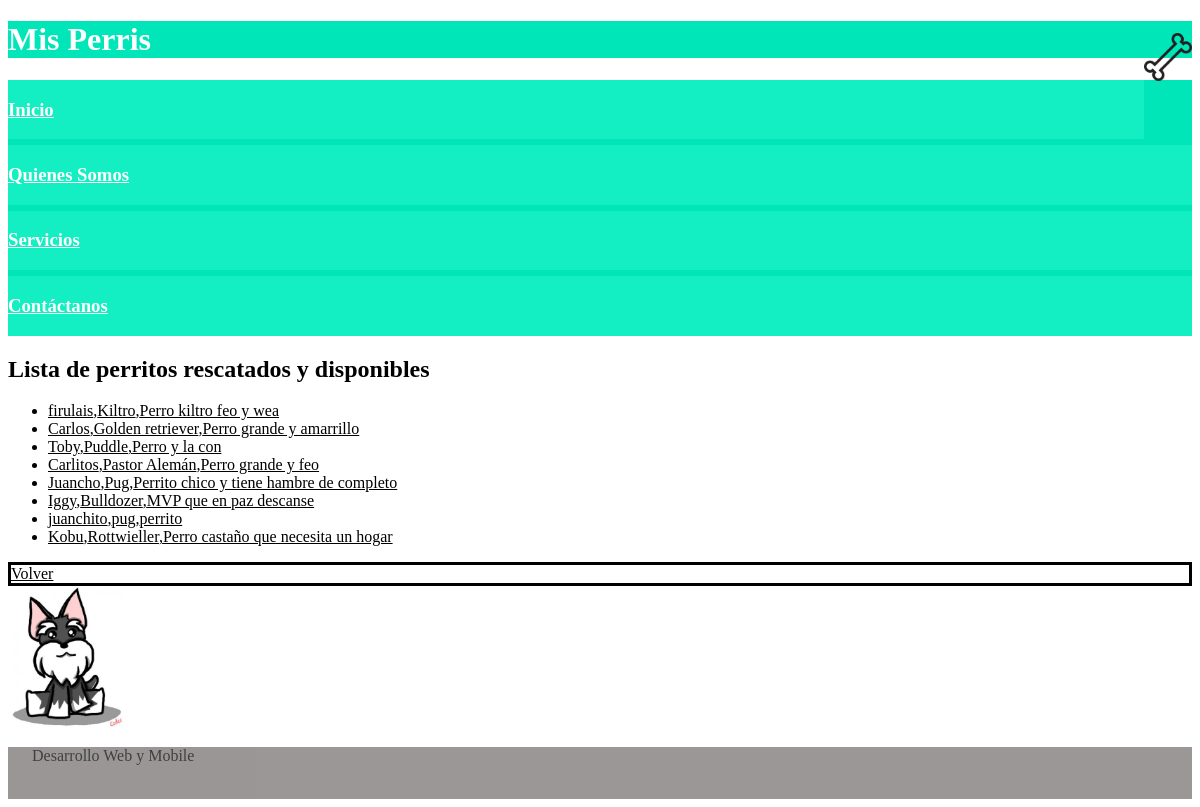
The app's page /perris/inicio/listadoRescatados, older data.
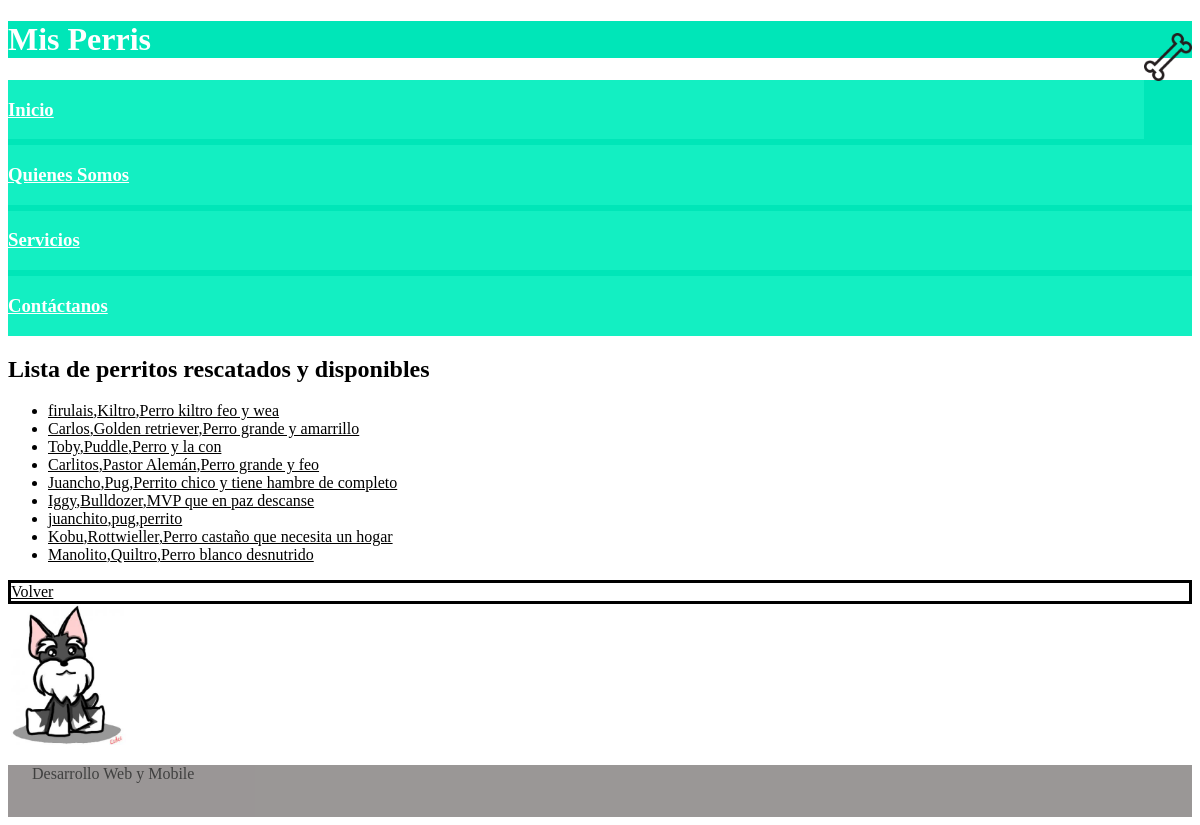
The same page, newer data.
### perris/models.py (models this page shows, shortened)
class Perro(models.Model):
	nombre = models.CharField(max_length=30)
	raza = models.CharField(max_length=30)
	descripcion = models.CharField(max_length=60)
	ESTADOS=(('R','Rescatado'),('D','Disponible'),('A','Adoptado'))
	estado = models.CharField(max_length=1, choices=ESTADOS,default='R')

### perris/views.py (the view)
# urls.py: path('inicio/listadoRescatados', views.cargarRescatados, name='cargarRescatados'),
def cargarRescatados(request):
    rescatadosRecuperados = Perro.objects.exclude(estado='A')
    template = loader.get_template('perris/cargarRescatados.html')
    context = {
        'perros': rescatadosRecuperados,
    }
    return HttpResponse(template.render(context, request))

### perris/templates/perris/cargarRescatados.html (shortened to what this page needs)
{% load static %}
<!DOCTYPE html>
<html lang="es">
<head>
	<link rel="stylesheet" href="https://cdnjs.cloudflare.com/ajax/libs/flexboxgrid/6.3.1/flexboxgrid.min.css" type="text/css">
	<link rel="stylesheet" href="css/main.css">
	<link rel="stylesheet" href="{% static 'css/main.css' %}">
	<link rel="stylesheet" href="{% static 'css/galeria.css' %}">
</head>
<body>
	<div class="container">
		<header>
			<div class="row center-xs">
				<div class=" col-lg-6
								col-xs-6">
					<div class="box">
						<img id="logo" src="{% static "img/logo_hueso.png" %}" alt="Aquí estaba el logo">
					</div>
				</div>
				<div class=" col-lg-6
							  	col-xs-6">
					<h1 id="titulo">Mis Perris</h1>
				</div>
			</div>
		</header>
		<nav>
			<div class="row center-xs">
				<div class="col col-lg-3
							col-md-6
							col-sm-12
							col-xs-12">
					<div class="boxNav">
						<a href="/perris/inicio"><h3>Inicio</h3></a>
					</div>
				</div>
				<div class="col col-lg-3
								col-md-6
								col-sm-12
								col-xs-12">
					<div class="boxNav">
						<a href="#"><h3>Quienes Somos</h3></a>
					</div>
				</div>
				<div class="col col-lg-3
								col-md-6
								col-sm-12
								col-xs-12">
					<div class="boxNav">
						<a href="#"><h3>Servicios</h3></a>
					</div>
				</div>
				<div class="col col-lg-3
								col-md-6
								col-sm-12
								col-xs-12">
					<div class="boxNav">
						<a href="/perris/inicio/formulario"><h3>Contáctanos</h3></a>
					</div>
				</div>
			</div>
		</nav>
		<section>
			<div class="row center-xs">
				<h2>Lista de perritos rescatados y disponibles</h2>
			</div>
			<div class="row center-xs">
				<div class="col col-xs-12
								col-lg-3" >
					{% if perros %}
					    <ul id="listado" style="text-align: left">
					    {% for p in perros %}
					        <li><a href="/perris/inicio/formulario" style=" color: black; background-color: white">{{ p.nombre }},{{ p.raza }},{{ p.descripcion }}</a></li>
					    {% endfor %}
					    </ul>
					{% else %}
					    <p>No hay Perros .</p>
					{% endif %}
				</div>
			</div>
			<div class="row center-xs">
				<a id="btnVolverInicio" href="/perris/inicio" style="color: black; background-color: white; border:solid;">Volver</a>
			</div>
			<div class="row start-xs">
				<div class="col col-xs-12">
					<img id="imgPerrito" src="{% static "img/perrito.jpg" %}" alt="aquí habia una imagen de un perro">
				</div>
			</div>
		</section>
		<footer>
			<div class="row start-xs">
				<div class="box">
					<p id="pFinal">Desarrollo Web y Mobile</p>
					<br/>
				</div>
			</div>
		</footer>
	</div>
</body>
</html>

### perris/static/css/main.css (style rules this page uses)
header { color: white; background: #00e6b8; text-align: center; }
nav { color: white; background: #00e6b8; }
body { font-family: calibri; }
a { background: #13EFC2; display: grid; color: white; }
img { width: 512px; }
footer { opacity: 0.75; background: #797473; }
#titulo { text-align: left; }
#logo { width: 48px; float: right; margin-top: 12px; }
.boxNav { margin-top: 6px; margin-bottom: 6px; }
#pFinal { margin-left: 24px; }
#imgPerrito { width: 10%; }

Row changes from the older to the newer data that the page shows:
added Perro: nombre "Manolito", raza "Quiltro", descripcion "Perro blanco desnutrido"
